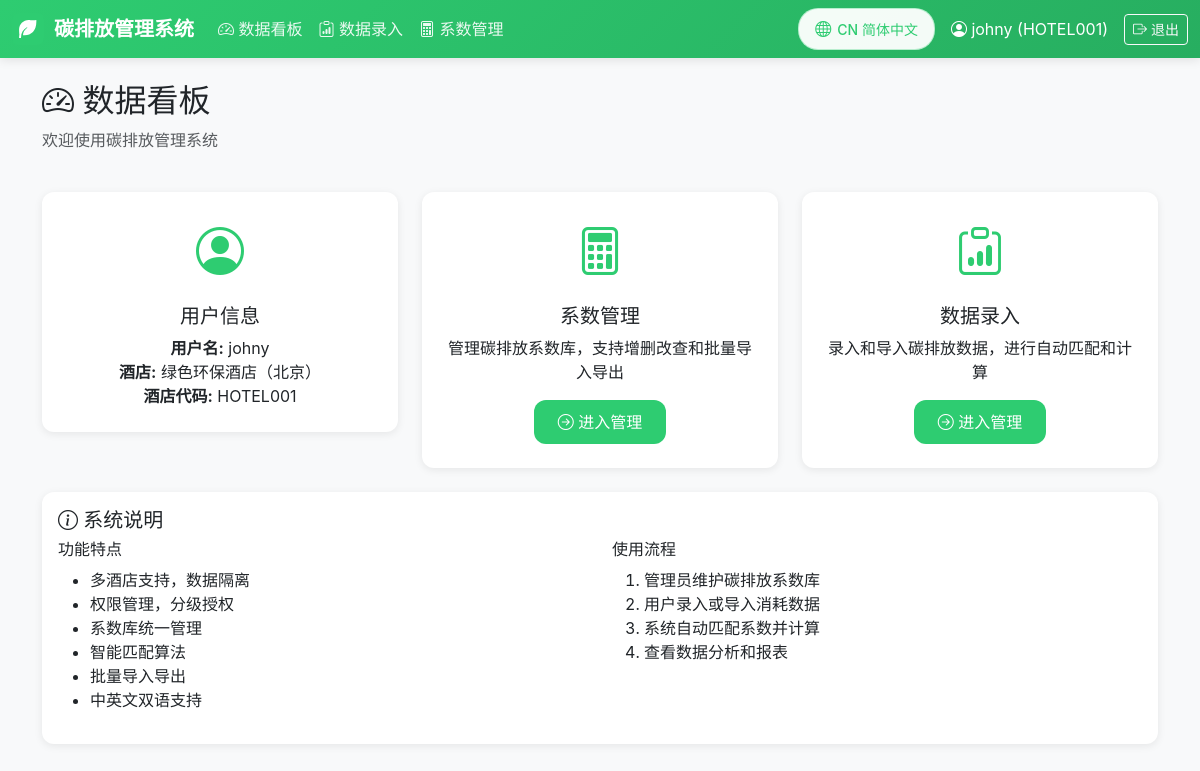
The app's page /dashboard/ (signed in) with its own data.
### coefficients/models.py (models this page shows, shortened)
class CustomUser(AbstractUser):
    hotel = models.ForeignKey(
        Hotel,
        on_delete=models.SET_NULL,
        null=True,
        blank=True,
        verbose_name=_('所属酒店'),
        related_name='users'
    )
    position = models.CharField(_('岗位'), max_length=100, blank=True)
    phone = models.CharField(_('电话'), max_length=20, blank=True)
    is_approved = models.BooleanField(_('是否审批通过'), default=False)
    can_manage_coefficients = models.BooleanField(_('可管理系数'), default=False)
    class Meta:
        verbose_name = _('用户')
        verbose_name_plural = _('用户')

class Hotel(models.Model):
    code = models.CharField(_('酒店代码'), max_length=50, unique=True)
    name = models.CharField(_('酒店名称'), max_length=200)
    name_en = models.CharField(_('酒店名称(英文)'), max_length=200, blank=True)
    created_at = models.DateTimeField(_('创建时间'), auto_now_add=True)
    updated_at = models.DateTimeField(_('更新时间'), auto_now=True)
    is_active = models.BooleanField(_('是否启用'), default=True)
    class Meta:
        verbose_name = _('酒店')
        verbose_name_plural = _('酒店')
        ordering = ['code']

### coefficients/views.py (the view)
# urls.py: path('dashboard/', views.dashboard, name='dashboard'),
@login_required
def dashboard(request):
    return render(request, 'coefficients/dashboard.html', {
        'user': request.user,
        'hotel': request.user.hotel
    })

### templates/coefficients/dashboard.html (shortened to what this page needs)
{% extends "base.html" %}
{% load i18n %}
{% block content %}
<div class="container mt-4">
    <div class="row mb-4">
        <div class="col">
            <h2><i class="bi bi-speedometer2"></i> {% trans "数据看板" %}</h2>
            <p class="text-muted">{% trans "欢迎使用碳排放管理系统" %}</p>
        </div>
    </div>
    <div class="row g-4">
        <div class="col-md-4">
            <div class="card">
                <div class="card-body text-center p-4">
                    <div class="mb-3">
                        <i class="bi bi-person-circle" style="font-size: 48px; color: var(--primary-color);"></i>
                    </div>
                    <h5 class="card-title">{% trans "用户信息" %}</h5>
                    <p class="card-text">
                        <strong>{% trans "用户名" %}:</strong> {{ user.username }}<br>
                        {% if user.hotel %}
                        <strong>{% trans "酒店" %}:</strong> {{ user.hotel.name }}<br>
                        <strong>{% trans "酒店代码" %}:</strong> {{ user.hotel.code }}<br>
                        {% endif %}
                    </p>
                </div>
            </div>
        </div>
        {% if user.can_manage_coefficients or user.is_superuser %}
        <div class="col-md-4">
            <div class="card">
                <div class="card-body text-center p-4">
                    <div class="mb-3">
                        <i class="bi bi-calculator" style="font-size: 48px; color: var(--primary-color);"></i>
                    </div>
                    <h5 class="card-title">{% trans "系数管理" %}</h5>
                    <p class="card-text">{% trans "管理碳排放系数库，支持增删改查和批量导入导出" %}</p>
                    <a href="{% url 'coefficient_list' %}" class="btn btn-primary">
                        <i class="bi bi-arrow-right-circle"></i> {% trans "进入管理" %}
                    </a>
                </div>
            </div>
        </div>
        {% endif %}
        <div class="col-md-4">
            <div class="card">
                <div class="card-body text-center p-4">
                    <div class="mb-3">
                        <i class="bi bi-clipboard-data" style="font-size: 48px; color: var(--primary-color);"></i>
                    </div>
                    <h5 class="card-title">{% trans "数据录入" %}</h5>
                    <p class="card-text">{% trans "录入和导入碳排放数据，进行自动匹配和计算" %}</p>
                    <a href="{% url 'consumption_list' %}" class="btn btn-primary">
                        <i class="bi bi-arrow-right-circle"></i> {% trans "进入管理" %}
                    </a>
                </div>
            </div>
        </div>
    </div>
    <div class="row mt-4">
        <div class="col-md-12">
            <div class="card">
                <div class="card-body">
                    <h5 class="card-title">
                        <i class="bi bi-info-circle"></i> {% trans "系统说明" %}
                    </h5>
                    <div class="row">
                        <div class="col-md-6">
                            <h6>{% trans "功能特点" %}</h6>
                            <ul>
                                <li>{% trans "多酒店支持，数据隔离" %}</li>
                                <li>{% trans "权限管理，分级授权" %}</li>
                                <li>{% trans "系数库统一管理" %}</li>
                                <li>{% trans "智能匹配算法" %}</li>
                                <li>{% trans "批量导入导出" %}</li>
                                <li>{% trans "中英文双语支持" %}</li>
                            </ul>
                        </div>
                        <div class="col-md-6">
                            <h6>{% trans "使用流程" %}</h6>
                            <ol>
                                <li>{% trans "管理员维护碳排放系数库" %}</li>
                                <li>{% trans "用户录入或导入消耗数据" %}</li>
                                <li>{% trans "系统自动匹配系数并计算" %}</li>
                                <li>{% trans "查看数据分析和报表" %}</li>
                            </ol>
                        </div>
                    </div>
                </div>
            </div>
        </div>
    </div>
</div>
{% endblock %}

### templates/base.html (shortened to what this page needs)
{% load static %}
{% load i18n %}
<!DOCTYPE html>
<html lang="{{ LANGUAGE_CODE }}">
<head>
    <link href="https://cdn.jsdelivr.net/npm/bootstrap@5.3.0/dist/css/bootstrap.min.css" rel="stylesheet">
    <link rel="stylesheet" href="https://cdn.jsdelivr.net/npm/bootstrap-icons@1.11.0/font/bootstrap-icons.css">
</head>
<body>
    {% if user.is_authenticated %}
    <nav class="navbar navbar-expand-lg navbar-dark mb-4">
        <div class="container-fluid">
            <a class="navbar-brand" href="{% url 'dashboard' %}">
                <img src="{% static 'images/leaf-icon.svg' %}" alt="Leaf Icon">
                {% trans "碳排放管理系统" %}
            </a>
            <div class="collapse navbar-collapse" id="navbarNav">
                <ul class="navbar-nav me-auto">
                    <li class="nav-item">
                        <a class="nav-link" href="{% url 'dashboard' %}">
                            <i class="bi bi-speedometer2"></i> {% trans "数据看板" %}
                        </a>
                    </li>
                    <li class="nav-item">
                        <a class="nav-link" href="{% url 'consumption_list' %}">
                            <i class="bi bi-clipboard-data"></i> {% trans "数据录入" %}
                        </a>
                    </li>
                    {% if user.can_manage_coefficients or user.is_superuser %}
                    <li class="nav-item">
                        <a class="nav-link" href="{% url 'coefficient_list' %}">
                            <i class="bi bi-calculator"></i> {% trans "系数管理" %}
                        </a>
                    </li>
                    {% endif %}
                </ul>
                <div class="d-flex align-items-center gap-3">
                    <div class="language-switcher">
                        <form action="{% url 'set_language' %}" method="post" id="languageForm">
                            <button type="button" class="btn btn-sm" id="languageToggle">
                                <i class="bi bi-globe"></i>
                                <span id="languageText">{% if LANGUAGE_CODE == 'zh-hans' %}CN 简体中文{% else %}EN English{% endif %}</span>
                            </button>
                        </form>
                    </div>
                    <a href="{% url 'profile' %}" class="text-white text-decoration-none">
                        <i class="bi bi-person-circle"></i> {{ user.username }}
                        {% if user.hotel %}({{ user.hotel.code }}){% endif %}
                    </a>
                    <a href="{% url 'logout' %}" class="btn btn-sm btn-outline-light">
                        <i class="bi bi-box-arrow-right"></i> {% trans "退出" %}
                    </a>
                </div>
            </div>
        </div>
    </nav>
    {% endif %}
    <div class="container-fluid">
        {% block content %}{% endblock %}
    </div>
</body>
</html>

### templates/base.html (style rules this page uses)
:root { --primary-color: #2ecc71; --secondary-color: #27ae60; --dark-color: #1a1a1a; --light-color: #f8f9fa; --border-radius: 12px; }
body { font-family: -apple-system, BlinkMacSystemFont, "Segoe UI", Roboto, "Helvetica Neue", Arial, sans-serif; background-color: var(--light-color); }
.navbar { background: linear-gradient(135deg, var(--primary-color), var(--secondary-color)); box-shadow: 0 2px 10px rgba(0,0,0,0.1); }
.navbar-brand { font-weight: 600; color: white !important; display: flex; align-items: center; gap: 10px; }
.navbar-brand img { width: 32px; height: 32px; border-radius: 6px; }
.nav-link { color: rgba(255,255,255,0.9) !important; transition: all 0.3s; }
.btn-primary { background: var(--primary-color); border: none; border-radius: var(--border-radius); padding: 10px 24px; font-weight: 500; transition: all 0.3s; }
.card { border: none; border-radius: var(--border-radius); box-shadow: 0 2px 8px rgba(0,0,0,0.08); transition: all 0.3s; }
.language-switcher { position: relative; }
.language-switcher button { background: rgba(255, 255, 255, 0.95); border: 1.5px solid rgba(46, 204, 113, 0.3); color: var(--primary-color); padding: 8px 16px; border-radius: 20px; transition: all 0.3s; font-weight: 500; font-size: 14px; display: flex; align-items: center; gap: 6px; cursor: pointer; }
.language-switcher button i { font-size: 16px; }

### records on screen
CustomUser: username "johny", hotel.code "HOTEL001", hotel.name "绿色环保酒店（北京）"
